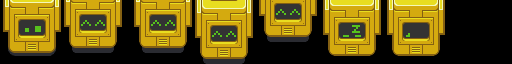

The image is a tile-based game level rendered from a .tmx file. Its description and source (layers, tilesets, objects; grid data summarised) follow:
An orthogonal 8x1 tile map with 64x64 px tiles, 1 tile layer (Tile Layer 1).

<map version="1.0" tiledversion="1.0.3" orientation="orthogonal" renderorder="left-down" width="8" height="1" tilewidth="64" tileheight="64" nextobjectid="1">
 <tileset firstgid="1" source="objects.tsx" />
 <layer name="Tile Layer 1" width="8" height="1">
  <data>[8 cells, 7 non-empty, 7 distinct tile ids]</data>
 </layer>
</map>